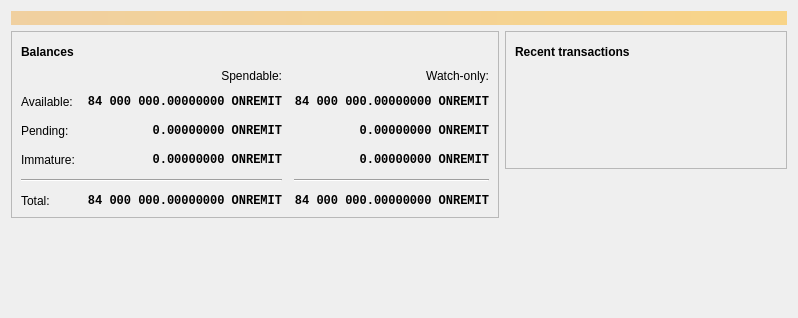
<?xml version="1.0" encoding="UTF-8"?>
<ui version="4.0">
 <class>OverviewPage</class>
 <widget class="QWidget" name="OverviewPage">
  <property name="geometry">
   <rect>
    <x>0</x>
    <y>0</y>
    <width>798</width>
    <height>318</height>
   </rect>
  </property>
  <property name="windowTitle">
   <string>Form</string>
  </property>
  <layout class="QVBoxLayout" name="topLayout">
   <item>
    <widget class="QLabel" name="labelAlerts">
     <property name="visible">
      <bool>false</bool>
     </property>
     <property name="styleSheet">
      <string notr="true">QLabel { background-color: qlineargradient(x1: 0, y1: 0, x2: 1, y2: 0, stop:0 #F0D0A0, stop:1 #F8D488); color:#000000; }</string>
     </property>
     <property name="wordWrap">
      <bool>true</bool>
     </property>
     <property name="margin">
      <number>3</number>
     </property>
     <property name="textInteractionFlags">
      <set>Qt::TextSelectableByMouse</set>
     </property>
    </widget>
   </item>
   <item>
    <layout class="QHBoxLayout" name="horizontalLayout" stretch="1,1">
     <item>
      <layout class="QVBoxLayout" name="verticalLayout_2">
       <item>
        <widget class="QFrame" name="frame">
         <property name="frameShape">
          <enum>QFrame::StyledPanel</enum>
         </property>
         <property name="frameShadow">
          <enum>QFrame::Raised</enum>
         </property>
         <layout class="QVBoxLayout" name="verticalLayout_4">
          <item>
           <layout class="QHBoxLayout" name="horizontalLayout_4">
            <item>
             <widget class="QLabel" name="label_5">
              <property name="font">
               <font>
                <weight>75</weight>
                <bold>true</bold>
               </font>
              </property>
              <property name="text">
               <string>Balances</string>
              </property>
             </widget>
            </item>
            <item>
             <widget class="QPushButton" name="labelWalletStatus">
              <property name="enabled">
               <bool>true</bool>
              </property>
              <property name="maximumSize">
               <size>
                <width>30</width>
                <height>16777215</height>
               </size>
              </property>
              <property name="toolTip">
               <string>The displayed information may be out of date. Your wallet automatically synchronizes with the OnRemit network after a connection is established, but this process has not completed yet.</string>
              </property>
              <property name="text">
               <string/>
              </property>
              <property name="icon">
               <iconset resource="../bitcoin.qrc">
                <normaloff>:/icons/warning</normaloff>
                <disabledoff>:/icons/warning</disabledoff>:/icons/warning</iconset>
              </property>
              <property name="iconSize">
               <size>
                <width>24</width>
                <height>24</height>
               </size>
              </property>
              <property name="flat">
               <bool>true</bool>
              </property>
             </widget>
            </item>
            <item>
             <spacer name="horizontalSpacer_3">
              <property name="orientation">
               <enum>Qt::Horizontal</enum>
              </property>
              <property name="sizeHint" stdset="0">
               <size>
                <width>40</width>
                <height>20</height>
               </size>
              </property>
             </spacer>
            </item>
           </layout>
          </item>
          <item>
           <layout class="QGridLayout" name="gridLayout">
            <property name="spacing">
             <number>12</number>
            </property>
            <item row="2" column="2">
             <widget class="QLabel" name="labelWatchPending">
              <property name="font">
               <font>
                <family>Monospace</family>
                <weight>75</weight>
                <bold>true</bold>
               </font>
              </property>
              <property name="cursor">
               <cursorShape>IBeamCursor</cursorShape>
              </property>
              <property name="toolTip">
               <string>Unconfirmed transactions to watch-only addresses</string>
              </property>
              <property name="text">
               <string notr="true">0.00000000 ONREMIT</string>
              </property>
              <property name="alignment">
               <set>Qt::AlignRight|Qt::AlignTrailing|Qt::AlignVCenter</set>
              </property>
              <property name="textInteractionFlags">
               <set>Qt::LinksAccessibleByMouse|Qt::TextSelectableByKeyboard|Qt::TextSelectableByMouse</set>
              </property>
             </widget>
            </item>
            <item row="2" column="1">
             <widget class="QLabel" name="labelUnconfirmed">
              <property name="font">
               <font>
                <family>Monospace</family>
                <weight>75</weight>
                <bold>true</bold>
               </font>
              </property>
              <property name="cursor">
               <cursorShape>IBeamCursor</cursorShape>
              </property>
              <property name="toolTip">
               <string>Total of transactions that have yet to be confirmed, and do not yet count toward the spendable balance</string>
              </property>
              <property name="text">
               <string notr="true">0.00000000 ONREMIT</string>
              </property>
              <property name="alignment">
               <set>Qt::AlignRight|Qt::AlignTrailing|Qt::AlignVCenter</set>
              </property>
              <property name="textInteractionFlags">
               <set>Qt::LinksAccessibleByMouse|Qt::TextSelectableByKeyboard|Qt::TextSelectableByMouse</set>
              </property>
             </widget>
            </item>
            <item row="3" column="2">
             <widget class="QLabel" name="labelWatchImmature">
              <property name="font">
               <font>
                <family>Monospace</family>
                <weight>75</weight>
                <bold>true</bold>
               </font>
              </property>
              <property name="cursor">
               <cursorShape>IBeamCursor</cursorShape>
              </property>
              <property name="toolTip">
               <string>Mined balance in watch-only addresses that has not yet matured</string>
              </property>
              <property name="text">
               <string notr="true">0.00000000 ONREMIT</string>
              </property>
              <property name="alignment">
               <set>Qt::AlignRight|Qt::AlignTrailing|Qt::AlignVCenter</set>
              </property>
              <property name="textInteractionFlags">
               <set>Qt::LinksAccessibleByMouse|Qt::TextSelectableByKeyboard|Qt::TextSelectableByMouse</set>
              </property>
             </widget>
            </item>
            <item row="4" column="0" colspan="2">
             <widget class="Line" name="line">
              <property name="orientation">
               <enum>Qt::Horizontal</enum>
              </property>
             </widget>
            </item>
            <item row="4" column="2">
             <widget class="Line" name="lineWatchBalance">
              <property name="sizePolicy">
               <sizepolicy hsizetype="Preferred" vsizetype="Fixed">
                <horstretch>0</horstretch>
                <verstretch>0</verstretch>
               </sizepolicy>
              </property>
              <property name="minimumSize">
               <size>
                <width>140</width>
                <height>0</height>
               </size>
              </property>
              <property name="orientation">
               <enum>Qt::Horizontal</enum>
              </property>
             </widget>
            </item>
            <item row="5" column="0">
             <widget class="QLabel" name="labelTotalText">
              <property name="text">
               <string>Total:</string>
              </property>
             </widget>
            </item>
            <item row="3" column="1">
             <widget class="QLabel" name="labelImmature">
              <property name="font">
               <font>
                <family>Monospace</family>
                <weight>75</weight>
                <bold>true</bold>
               </font>
              </property>
              <property name="cursor">
               <cursorShape>IBeamCursor</cursorShape>
              </property>
              <property name="toolTip">
               <string>Mined balance that has not yet matured</string>
              </property>
              <property name="text">
               <string notr="true">0.00000000 ONREMIT</string>
              </property>
              <property name="alignment">
               <set>Qt::AlignRight|Qt::AlignTrailing|Qt::AlignVCenter</set>
              </property>
              <property name="textInteractionFlags">
               <set>Qt::LinksAccessibleByMouse|Qt::TextSelectableByKeyboard|Qt::TextSelectableByMouse</set>
              </property>
             </widget>
            </item>
            <item row="2" column="3">
             <spacer name="horizontalSpacer_2">
              <property name="orientation">
               <enum>Qt::Horizontal</enum>
              </property>
              <property name="sizeHint" stdset="0">
               <size>
                <width>40</width>
                <height>20</height>
               </size>
              </property>
             </spacer>
            </item>
            <item row="3" column="0">
             <widget class="QLabel" name="labelImmatureText">
              <property name="text">
               <string>Immature:</string>
              </property>
             </widget>
            </item>
            <item row="5" column="1">
             <widget class="QLabel" name="labelTotal">
              <property name="font">
               <font>
                <family>Monospace</family>
                <weight>75</weight>
                <bold>true</bold>
               </font>
              </property>
              <property name="cursor">
               <cursorShape>IBeamCursor</cursorShape>
              </property>
              <property name="toolTip">
               <string>Your current total balance</string>
              </property>
              <property name="text">
               <string notr="true">84 000 000.00000000 ONREMIT</string>
              </property>
              <property name="alignment">
               <set>Qt::AlignRight|Qt::AlignTrailing|Qt::AlignVCenter</set>
              </property>
              <property name="textInteractionFlags">
               <set>Qt::LinksAccessibleByMouse|Qt::TextSelectableByKeyboard|Qt::TextSelectableByMouse</set>
              </property>
             </widget>
            </item>
            <item row="5" column="2">
             <widget class="QLabel" name="labelWatchTotal">
              <property name="font">
               <font>
                <family>Monospace</family>
                <weight>75</weight>
                <bold>true</bold>
               </font>
              </property>
              <property name="cursor">
               <cursorShape>IBeamCursor</cursorShape>
              </property>
              <property name="toolTip">
               <string>Current total balance in watch-only addresses</string>
              </property>
              <property name="text">
               <string notr="true">84 000 000.00000000 ONREMIT</string>
              </property>
              <property name="alignment">
               <set>Qt::AlignRight|Qt::AlignTrailing|Qt::AlignVCenter</set>
              </property>
              <property name="textInteractionFlags">
               <set>Qt::LinksAccessibleByMouse|Qt::TextSelectableByKeyboard|Qt::TextSelectableByMouse</set>
              </property>
             </widget>
            </item>
            <item row="0" column="2">
             <widget class="QLabel" name="labelWatchonly">
              <property name="text">
               <string>Watch-only:</string>
              </property>
              <property name="alignment">
               <set>Qt::AlignRight|Qt::AlignTrailing|Qt::AlignVCenter</set>
              </property>
             </widget>
            </item>
            <item row="1" column="0">
             <widget class="QLabel" name="labelBalanceText">
              <property name="text">
               <string>Available:</string>
              </property>
             </widget>
            </item>
            <item row="1" column="1">
             <widget class="QLabel" name="labelBalance">
              <property name="font">
               <font>
                <family>Monospace</family>
                <weight>75</weight>
                <bold>true</bold>
               </font>
              </property>
              <property name="cursor">
               <cursorShape>IBeamCursor</cursorShape>
              </property>
              <property name="toolTip">
               <string>Your current spendable balance</string>
              </property>
              <property name="text">
               <string notr="true">84 000 000.00000000 ONREMIT</string>
              </property>
              <property name="alignment">
               <set>Qt::AlignRight|Qt::AlignTrailing|Qt::AlignVCenter</set>
              </property>
              <property name="textInteractionFlags">
               <set>Qt::LinksAccessibleByMouse|Qt::TextSelectableByKeyboard|Qt::TextSelectableByMouse</set>
              </property>
             </widget>
            </item>
            <item row="1" column="2">
             <widget class="QLabel" name="labelWatchAvailable">
              <property name="font">
               <font>
                <family>Monospace</family>
                <weight>75</weight>
                <bold>true</bold>
               </font>
              </property>
              <property name="cursor">
               <cursorShape>IBeamCursor</cursorShape>
              </property>
              <property name="toolTip">
               <string>Your current balance in watch-only addresses</string>
              </property>
              <property name="text">
               <string notr="true">84 000 000.00000000 ONREMIT</string>
              </property>
              <property name="alignment">
               <set>Qt::AlignRight|Qt::AlignTrailing|Qt::AlignVCenter</set>
              </property>
              <property name="textInteractionFlags">
               <set>Qt::LinksAccessibleByMouse|Qt::TextSelectableByKeyboard|Qt::TextSelectableByMouse</set>
              </property>
             </widget>
            </item>
            <item row="2" column="0">
             <widget class="QLabel" name="labelPendingText">
              <property name="text">
               <string>Pending:</string>
              </property>
             </widget>
            </item>
            <item row="0" column="1">
             <widget class="QLabel" name="labelSpendable">
              <property name="text">
               <string>Spendable:</string>
              </property>
              <property name="alignment">
               <set>Qt::AlignRight|Qt::AlignTrailing|Qt::AlignVCenter</set>
              </property>
             </widget>
            </item>
           </layout>
          </item>
         </layout>
        </widget>
       </item>
       <item>
        <spacer name="verticalSpacer">
         <property name="orientation">
          <enum>Qt::Vertical</enum>
         </property>
         <property name="sizeHint" stdset="0">
          <size>
           <width>20</width>
           <height>40</height>
          </size>
         </property>
        </spacer>
       </item>
      </layout>
     </item>
     <item>
      <layout class="QVBoxLayout" name="verticalLayout_3">
       <item>
        <widget class="QFrame" name="frame_2">
         <property name="frameShape">
          <enum>QFrame::StyledPanel</enum>
         </property>
         <property name="frameShadow">
          <enum>QFrame::Raised</enum>
         </property>
         <layout class="QVBoxLayout" name="verticalLayout">
          <item>
           <layout class="QHBoxLayout" name="horizontalLayout_2">
            <item>
             <widget class="QLabel" name="label_4">
              <property name="font">
               <font>
                <weight>75</weight>
                <bold>true</bold>
               </font>
              </property>
              <property name="text">
               <string>Recent transactions</string>
              </property>
             </widget>
            </item>
            <item>
             <widget class="QPushButton" name="labelTransactionsStatus">
              <property name="enabled">
               <bool>true</bool>
              </property>
              <property name="maximumSize">
               <size>
                <width>30</width>
                <height>16777215</height>
               </size>
              </property>
              <property name="toolTip">
               <string>The displayed information may be out of date. Your wallet automatically synchronizes with the OnRemit network after a connection is established, but this process has not completed yet.</string>
              </property>
              <property name="text">
               <string/>
              </property>
              <property name="icon">
               <iconset resource="../bitcoin.qrc">
                <normaloff>:/icons/warning</normaloff>
                <disabledoff>:/icons/warning</disabledoff>:/icons/warning</iconset>
              </property>
              <property name="iconSize">
               <size>
                <width>24</width>
                <height>24</height>
               </size>
              </property>
              <property name="flat">
               <bool>true</bool>
              </property>
             </widget>
            </item>
            <item>
             <spacer name="horizontalSpacer">
              <property name="orientation">
               <enum>Qt::Horizontal</enum>
              </property>
              <property name="sizeHint" stdset="0">
               <size>
                <width>40</width>
                <height>20</height>
               </size>
              </property>
             </spacer>
            </item>
           </layout>
          </item>
          <item>
           <widget class="TransactionOverviewWidget" name="listTransactions">
            <property name="styleSheet">
             <string notr="true">QListView { background: transparent; }</string>
            </property>
            <property name="frameShape">
             <enum>QFrame::NoFrame</enum>
            </property>
            <property name="verticalScrollBarPolicy">
             <enum>Qt::ScrollBarAlwaysOff</enum>
            </property>
            <property name="horizontalScrollBarPolicy">
             <enum>Qt::ScrollBarAlwaysOff</enum>
            </property>
            <property name="sizeAdjustPolicy">
             <enum>QAbstractScrollArea::AdjustToContents</enum>
            </property>
            <property name="selectionMode">
             <enum>QAbstractItemView::NoSelection</enum>
            </property>
            <property name="uniformItemSizes">
             <bool>true</bool>
            </property>
           </widget>
          </item>
         </layout>
        </widget>
       </item>
       <item>
        <spacer name="verticalSpacer_2">
         <property name="orientation">
          <enum>Qt::Vertical</enum>
         </property>
         <property name="sizeHint" stdset="0">
          <size>
           <width>20</width>
           <height>40</height>
          </size>
         </property>
        </spacer>
       </item>
      </layout>
     </item>
    </layout>
   </item>
  </layout>
 </widget>
 <customwidgets>
  <customwidget>
   <class>TransactionOverviewWidget</class>
   <extends>QListView</extends>
   <header>qt/transactionoverviewwidget.h</header>
  </customwidget>
 </customwidgets>
 <resources/>
 <connections/>
</ui>
